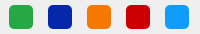
<?xml version="1.0" encoding="UTF-8"?>
<ui version="4.0">
 <class>Form</class>
 <widget class="QWidget" name="Form">
  <property name="geometry">
   <rect>
    <x>0</x>
    <y>0</y>
    <width>200</width>
    <height>34</height>
   </rect>
  </property>
  <property name="windowTitle">
   <string>Form</string>
  </property>
  <layout class="QHBoxLayout" name="horizontalLayout">
   <property name="leftMargin">
    <number>0</number>
   </property>
   <property name="topMargin">
    <number>0</number>
   </property>
   <property name="rightMargin">
    <number>0</number>
   </property>
   <property name="bottomMargin">
    <number>0</number>
   </property>
   <item>
    <widget class="QPushButton" name="btn_view">
     <property name="sizePolicy">
      <sizepolicy hsizetype="Expanding" vsizetype="Expanding">
       <horstretch>0</horstretch>
       <verstretch>0</verstretch>
      </sizepolicy>
     </property>
     <property name="minimumSize">
      <size>
       <width>24</width>
       <height>24</height>
      </size>
     </property>
     <property name="maximumSize">
      <size>
       <width>24</width>
       <height>24</height>
      </size>
     </property>
     <property name="styleSheet">
      <string notr="true">QPushButton{
	border:none;
	border-radius:5px;
	background-color: rgb(40, 167, 69);
}
QPushButton::hover{
	background-color: rgb(115, 210, 22);
}
QPushButton::pressed{
	border: 1px solid rgb(111, 162, 28);
}</string>
     </property>
     <property name="text">
      <string/>
     </property>
     <property name="icon">
      <iconset resource="../resources.qrc">
       <normaloff>:/newPrefix/assets/eye.png</normaloff>:/newPrefix/assets/eye.png</iconset>
     </property>
     <property name="iconSize">
      <size>
       <width>16</width>
       <height>16</height>
      </size>
     </property>
    </widget>
   </item>
   <item>
    <widget class="QPushButton" name="btn_done">
     <property name="sizePolicy">
      <sizepolicy hsizetype="Expanding" vsizetype="Expanding">
       <horstretch>0</horstretch>
       <verstretch>0</verstretch>
      </sizepolicy>
     </property>
     <property name="minimumSize">
      <size>
       <width>24</width>
       <height>24</height>
      </size>
     </property>
     <property name="maximumSize">
      <size>
       <width>24</width>
       <height>24</height>
      </size>
     </property>
     <property name="styleSheet">
      <string notr="true">QPushButton{
	border:none;
	border-radius:5px;
	background-color: rgb(5, 40, 170);
}
QPushButton::hover{
	background-color: rgb(15, 156, 251);
}
QPushButton::pressed{
	border: 1px solid rgb(111, 162, 28);
}</string>
     </property>
     <property name="text">
      <string/>
     </property>
     <property name="icon">
      <iconset resource="../resources.qrc">
       <normaloff>:/newPrefix/assets/check.png</normaloff>:/newPrefix/assets/check.png</iconset>
     </property>
     <property name="iconSize">
      <size>
       <width>16</width>
       <height>16</height>
      </size>
     </property>
    </widget>
   </item>
   <item>
    <widget class="QPushButton" name="btn_edit">
     <property name="sizePolicy">
      <sizepolicy hsizetype="Expanding" vsizetype="Expanding">
       <horstretch>0</horstretch>
       <verstretch>0</verstretch>
      </sizepolicy>
     </property>
     <property name="minimumSize">
      <size>
       <width>24</width>
       <height>24</height>
      </size>
     </property>
     <property name="maximumSize">
      <size>
       <width>24</width>
       <height>24</height>
      </size>
     </property>
     <property name="styleSheet">
      <string notr="true">QPushButton{
	border:none;
	border-radius:5px;
	background-color: rgb(245, 121, 0);
}
QPushButton::hover{
	background-color: rgb(252, 175, 62);
}
QPushButton::pressed{
	border: 1px solid rgb(111, 162, 28);
}</string>
     </property>
     <property name="text">
      <string/>
     </property>
     <property name="icon">
      <iconset resource="../resources.qrc">
       <normaloff>:/newPrefix/assets/pencil.png</normaloff>:/newPrefix/assets/pencil.png</iconset>
     </property>
     <property name="iconSize">
      <size>
       <width>16</width>
       <height>16</height>
      </size>
     </property>
    </widget>
   </item>
   <item>
    <widget class="QPushButton" name="btn_delete">
     <property name="sizePolicy">
      <sizepolicy hsizetype="Expanding" vsizetype="Expanding">
       <horstretch>0</horstretch>
       <verstretch>0</verstretch>
      </sizepolicy>
     </property>
     <property name="minimumSize">
      <size>
       <width>24</width>
       <height>24</height>
      </size>
     </property>
     <property name="maximumSize">
      <size>
       <width>24</width>
       <height>24</height>
      </size>
     </property>
     <property name="styleSheet">
      <string notr="true">QPushButton{
	border:none;
	border-radius:5px;
	background-color: rgb(204, 0, 0);
}
QPushButton::hover{
	background-color: rgb(239, 41, 41);
}
QPushButton::pressed{
	border: 1px solid rgb(111, 162, 28);
}</string>
     </property>
     <property name="text">
      <string/>
     </property>
     <property name="icon">
      <iconset resource="../resources.qrc">
       <normaloff>:/newPrefix/assets/delete.png</normaloff>:/newPrefix/assets/delete.png</iconset>
     </property>
     <property name="iconSize">
      <size>
       <width>16</width>
       <height>16</height>
      </size>
     </property>
    </widget>
   </item>
   <item>
    <widget class="QPushButton" name="btn_print">
     <property name="sizePolicy">
      <sizepolicy hsizetype="Expanding" vsizetype="Expanding">
       <horstretch>0</horstretch>
       <verstretch>0</verstretch>
      </sizepolicy>
     </property>
     <property name="minimumSize">
      <size>
       <width>24</width>
       <height>24</height>
      </size>
     </property>
     <property name="maximumSize">
      <size>
       <width>24</width>
       <height>24</height>
      </size>
     </property>
     <property name="styleSheet">
      <string notr="true">QPushButton{
	border:none;
	border-radius:5px;
	background-color: rgb(15, 156, 251);
}
QPushButton::hover{
	background-color: rgb(114, 159, 207);
}
QPushButton::pressed{
	border: 1px solid rgb(111, 162, 28);
}</string>
     </property>
     <property name="text">
      <string/>
     </property>
     <property name="icon">
      <iconset resource="../resources.qrc">
       <normaloff>:/newPrefix/assets/printer-oq.png</normaloff>:/newPrefix/assets/printer-oq.png</iconset>
     </property>
     <property name="iconSize">
      <size>
       <width>16</width>
       <height>16</height>
      </size>
     </property>
    </widget>
   </item>
  </layout>
 </widget>
 <resources>
  <include location="../resources.qrc"/>
 </resources>
 <connections/>
</ui>
